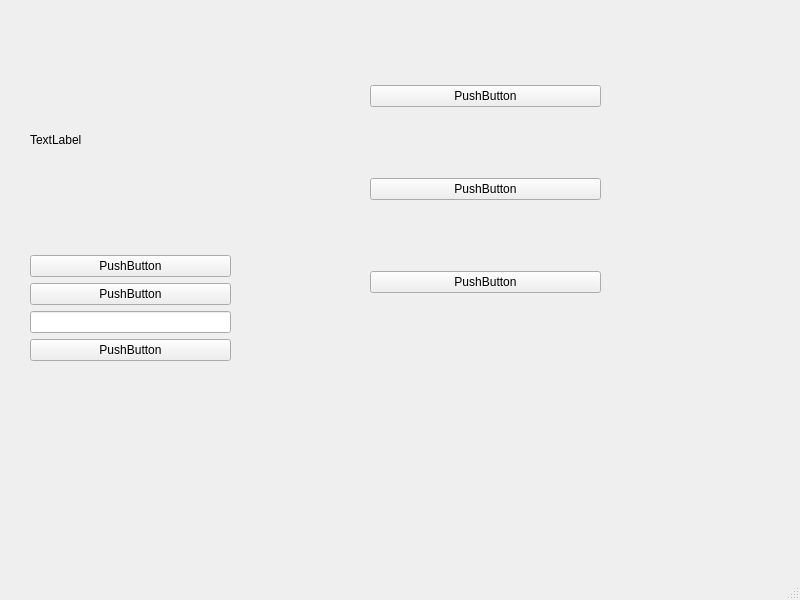
<?xml version="1.0" encoding="UTF-8"?>
<ui version="4.0">
 <class>MainWindow</class>
 <widget class="QMainWindow" name="MainWindow">
  <property name="geometry">
   <rect>
    <x>0</x>
    <y>0</y>
    <width>800</width>
    <height>600</height>
   </rect>
  </property>
  <property name="windowTitle">
   <string>MainWindow</string>
  </property>
  <widget class="QWidget" name="centralwidget">
   <widget class="QWidget" name="verticalLayoutWidget">
    <property name="geometry">
     <rect>
      <x>370</x>
      <y>20</y>
      <width>231</width>
      <height>341</height>
     </rect>
    </property>
    <layout class="QVBoxLayout" name="verticalLayout_2">
     <item>
      <widget class="QPushButton" name="pushButton_4">
       <property name="text">
        <string>PushButton</string>
       </property>
      </widget>
     </item>
     <item>
      <widget class="QPushButton" name="pushButton_5">
       <property name="text">
        <string>PushButton</string>
       </property>
      </widget>
     </item>
     <item>
      <widget class="QPushButton" name="pushButton_6">
       <property name="text">
        <string>PushButton</string>
       </property>
      </widget>
     </item>
    </layout>
   </widget>
   <widget class="QWidget" name="">
    <property name="geometry">
     <rect>
      <x>30</x>
      <y>30</y>
      <width>201</width>
      <height>331</height>
     </rect>
    </property>
    <layout class="QVBoxLayout" name="verticalLayout">
     <item>
      <widget class="QLabel" name="label">
       <property name="text">
        <string>TextLabel</string>
       </property>
      </widget>
     </item>
     <item>
      <widget class="QPushButton" name="pushButton_7">
       <property name="text">
        <string>PushButton</string>
       </property>
      </widget>
     </item>
     <item>
      <widget class="QPushButton" name="pushButton">
       <property name="text">
        <string>PushButton</string>
       </property>
      </widget>
     </item>
     <item>
      <widget class="QLineEdit" name="lineEdit"/>
     </item>
     <item>
      <widget class="QPushButton" name="pushButton_3">
       <property name="text">
        <string>PushButton</string>
       </property>
      </widget>
     </item>
    </layout>
   </widget>
  </widget>
  <widget class="QMenuBar" name="menubar">
   <property name="geometry">
    <rect>
     <x>0</x>
     <y>0</y>
     <width>800</width>
     <height>22</height>
    </rect>
   </property>
  </widget>
  <widget class="QStatusBar" name="statusbar"/>
 </widget>
 <resources/>
 <connections/>
</ui>
